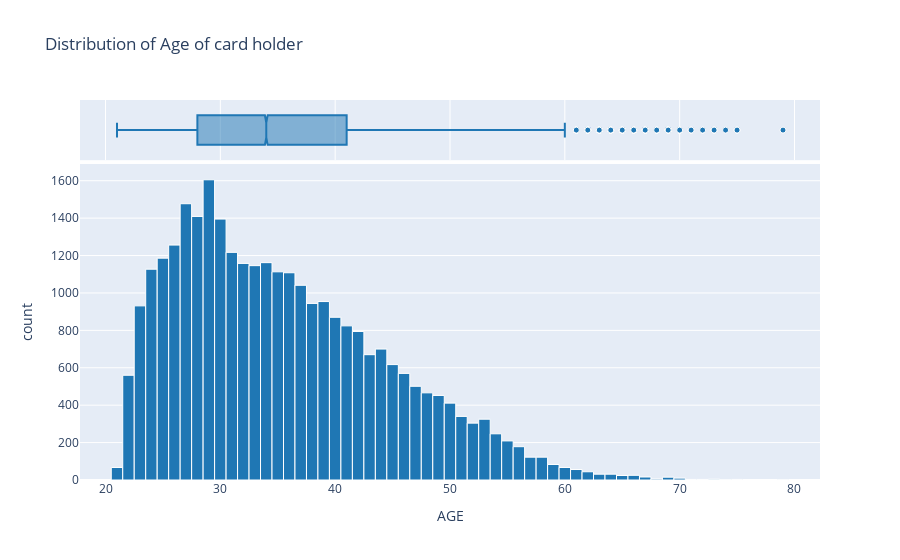

Notebook cell for this chart:
### Code cell
fig2 = px.histogram(df, x = 'AGE', marginal = 'box',
                    title = 'Distribution of Age of card holder', 
                    labels = {'x': 'Dollar($)', 'y': 'Noumber of card'},
                   color_discrete_sequence=px.colors.qualitative.D3,
                   nbins = 75)
fig2.update_traces(marker_line_width=1,marker_line_color="white")

fig2.show()

### Figure 1 — Plotly figure (JSON) as saved in the notebook; plotly's stock layout.template omitted (floating-point values rounded to 4 significant figures; data arrays with more than 128 entries replaced by an {"elided": "..."} marker saying what was removed)
{"data": [{"alignmentgroup": "True", "bingroup": "x", "hovertemplate": "AGE=%{x}<br>count=%{y}<extra></extra>", "legendgroup": "", "marker": {"color": "#1F77B4", "line": {"color": "white", "width": 1}, "pattern": {"shape": ""}}, "name": "", "nbinsx": 75, "offsetgroup": "", "orientation": "v", "showlegend": false, "type": "histogram", "x": {"elided": "30000 int values"}, "xaxis": "x", "yaxis": "y"}, {"alignmentgroup": "True", "hovertemplate": "AGE=%{x}<extra></extra>", "legendgroup": "", "marker": {"color": "#1F77B4", "line": {"color": "white", "width": 1}}, "name": "", "notched": true, "offsetgroup": "", "showlegend": false, "type": "box", "x": {"elided": "30000 int values"}, "xaxis": "x2", "yaxis": "y2"}], "layout": {"barmode": "relative", "legend": {"tracegroupgap": 0}, "title": {"text": "Distribution of Age of card holder"}, "xaxis": {"anchor": "y", "domain": [0, 1], "title": {"text": "AGE"}}, "xaxis2": {"anchor": "y2", "domain": [0, 1], "matches": "x", "showgrid": true, "showticklabels": false}, "yaxis": {"anchor": "x", "domain": [0, 0.8316], "title": {"text": "count"}}, "yaxis2": {"anchor": "x2", "domain": [0.8416, 1], "matches": "y2", "showgrid": false, "showline": false, "showticklabels": false, "ticks": ""}}}
